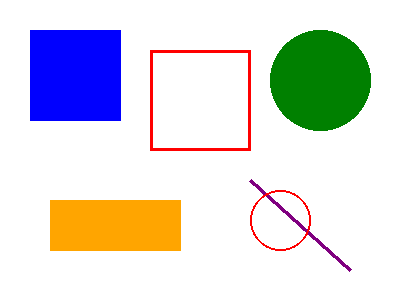
#> input picture Mentor Meeting/OpenCV - Deep Learning/images/sample.png, 400 x 300 px
$ python feature_descriptors.py
#> lines starting #> are read from the running program, lines starting #| are printed output that depends on the picture

import cv2
import numpy as np
import matplotlib.pyplot as plt

print("Loading image...")
image_path = '../images/sample.png'

try:
    img = cv2.imread(image_path)
#> img is the input picture: shape (300, 400, 3); mean B, G, R 220.1, 219.7, 219.9
    if img is None:
        raise Exception("Image not found")
    print(f"Loaded {image_path}")
except:
    print("Creating a sample image for demonstration...")
    img = np.ones((300, 400, 3), dtype=np.uint8) * 255
    cv2.rectangle(img, (50, 50), (150, 150), (0, 0, 255), -1)
    cv2.circle(img, (300, 100), 60, (0, 255, 0), -1)
    cv2.line(img, (50, 250), (350, 250), (255, 0, 0), 5)
    cv2.rectangle(img, (200, 200), (280, 280), (0, 0, 0), 3)
    cv2.putText(img, 'ORB', (100, 280), cv2.FONT_HERSHEY_SIMPLEX, 1, (128, 0, 128), 2)

plt.figure(figsize=(6, 4))
plt.imshow(cv2.cvtColor(img, cv2.COLOR_BGR2RGB))
plt.title('Original Image')
plt.axis('off')
plt.show()

gray = cv2.cvtColor(img, cv2.COLOR_BGR2GRAY)
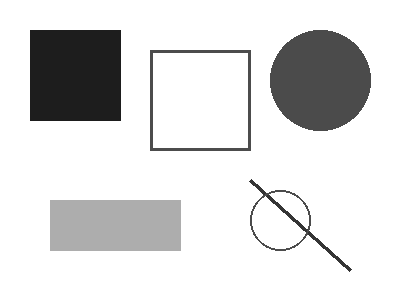
#> gray: shape (300, 400); min 29, max 255, mean 219.8
print("Converted to grayscale")

print("\nCreating ORB detector...")
orb = cv2.ORB_create(nfeatures=500)  # Detect up to 500 keypoints

print("Detecting keypoints and computing descriptors...")
keypoints, descriptors = orb.detectAndCompute(gray, None)
#> keypoints = 282 keypoints; strongest (x, y, size): (263, 194, 37.2), (306, 233, 37.2), (246, 146, 37.2), (154, 146, 37.2)

print(f"\nNumber of keypoints detected: {len(keypoints)}")
#| Number of keypoints detected: 282
if descriptors is not None:
    print(f"Descriptor shape: {descriptors.shape}")
#| Descriptor shape: (282, 32)
    print(f"(Each descriptor is {descriptors.shape[1]} bytes for ORB binary descriptor)")
#| (Each descriptor is 32 bytes for ORB binary descriptor)
else:
    print("No descriptors found")

img_keypoints = cv2.drawKeypoints(img, keypoints, None, color=(0, 255, 0),
                                   flags=cv2.DRAW_MATCHES_FLAGS_DRAW_RICH_KEYPOINTS)
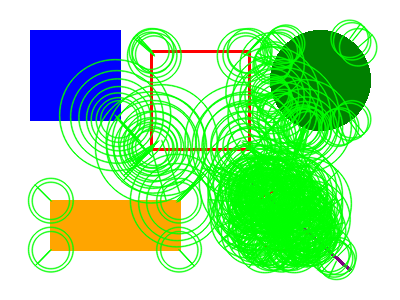
#> img_keypoints: shape (300, 400, 3); mean B, G, R 164.2, 226.7, 162.3

print("\nGreen circles show keypoints (position, scale, orientation)")

plt.figure(figsize=(10, 6))
plt.imshow(cv2.cvtColor(img_keypoints, cv2.COLOR_BGR2RGB))
plt.title('ORB Keypoints')
plt.axis('off')
plt.show()

print("\n" + "="*50)
print("FEATURE MATCHING DEMONSTRATION")
print("="*50)

print("Creating a transformed version of image for matching...")
rows, cols = gray.shape
#> rows = 300; cols = 400
M = cv2.getRotationMatrix2D((cols/2, rows/2), 10, 0.9)  # 10 degrees rotation, 0.9 scale
gray2 = cv2.warpAffine(gray, M, (cols, rows))
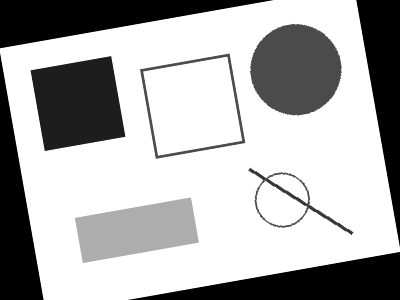
#> gray2: shape (300, 400); min 0, max 255, mean 175.5

keypoints2, descriptors2 = orb.detectAndCompute(gray2, None)
#> keypoints2 = 454 keypoints; strongest (x, y, size): (263, 180, 31), (306, 202, 31), (141, 71, 31), (309, 209, 31)
print(f"Keypoints in image 2: {len(keypoints2)}")
#| Keypoints in image 2: 454

bf = cv2.BFMatcher(cv2.NORM_HAMMING, crossCheck=True)

if descriptors is not None and descriptors2 is not None:
    print("Matching features...")
    matches = bf.match(descriptors, descriptors2)
#> matches = 130 matches

    matches = sorted(matches, key=lambda x: x.distance)

    print(f"Number of matches found: {len(matches)}")
#| Number of matches found: 130
    print(f"Best match distance: {matches[0].distance:.2f}")
#| Best match distance: 3.00
    print(f"Worst match distance: {matches[-1].distance:.2f}")
#| Worst match distance: 64.00

    img_matches = cv2.drawMatches(img, keypoints, cv2.cvtColor(gray2, cv2.COLOR_GRAY2BGR),
                                   keypoints2, matches[:20], None,
                                   flags=cv2.DrawMatchesFlags_NOT_DRAW_SINGLE_POINTS)
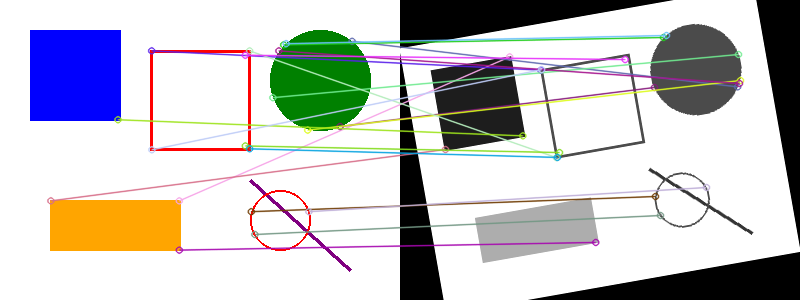
#> img_matches: shape (300, 800, 3); mean B, G, R 196.2, 195.2, 195.8

    plt.figure(figsize=(12, 6))
    plt.imshow(cv2.cvtColor(img_matches, cv2.COLOR_BGR2RGB))
    plt.title('Feature Matching (Top 20 matches)')
    plt.axis('off')
    plt.show()
else:
    print("Could not match - descriptors missing")
